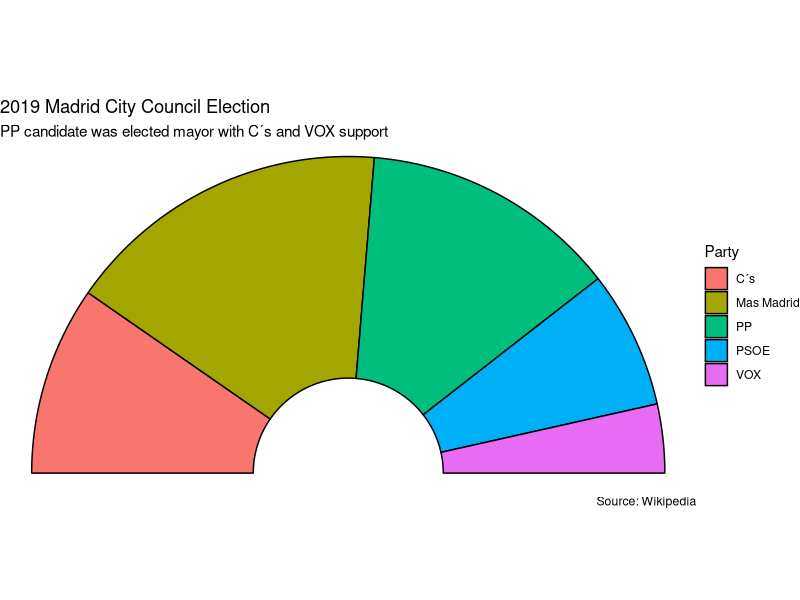
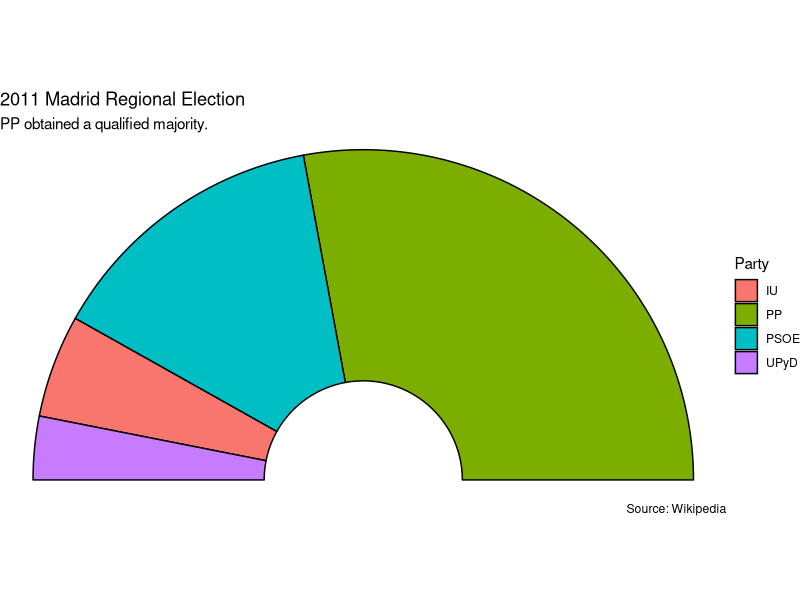
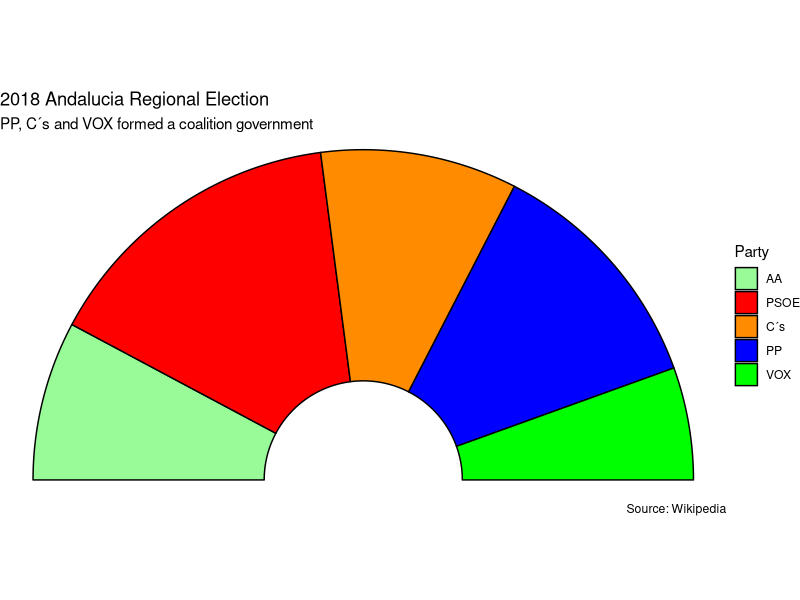
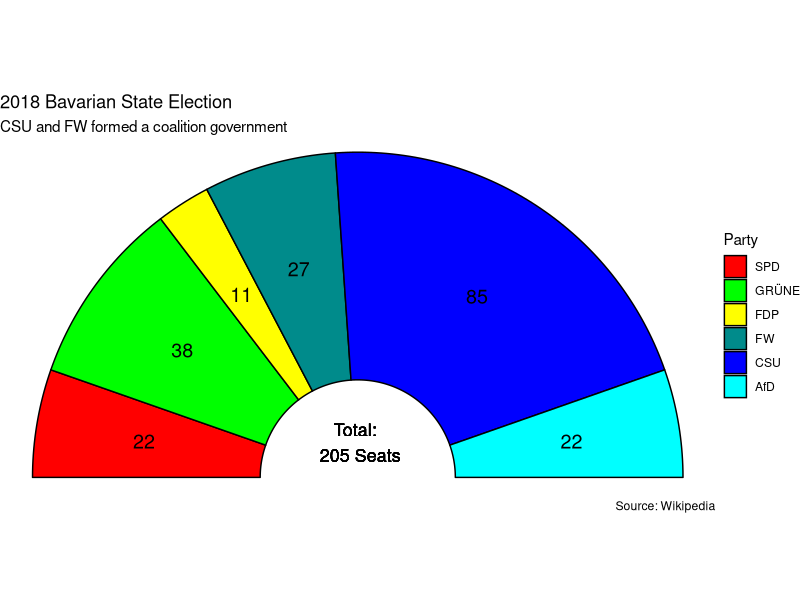
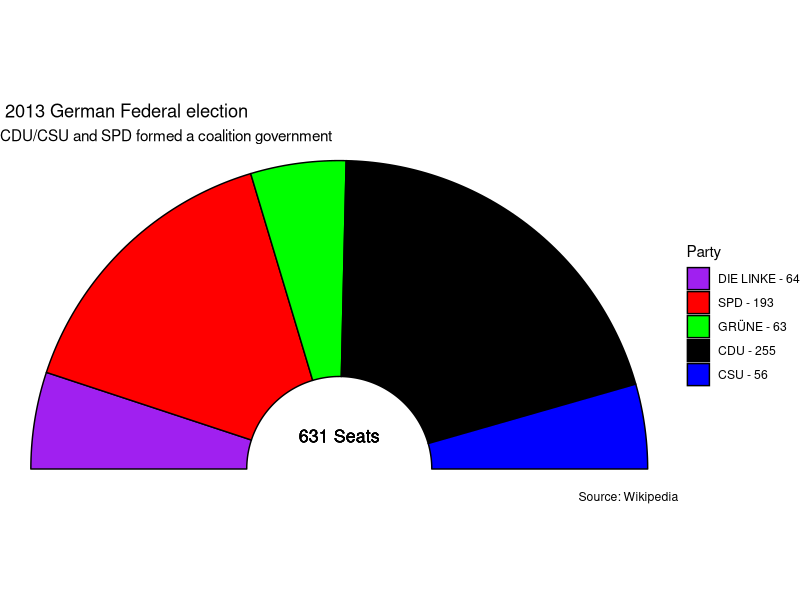

Write R code to recreate these figures, in order.
# ------------------------------------------------------------------------------
# Graphs & charts for the post "Pie charts and hemicycle charts"
# Post URL: https://miguel-gomez.github.io/blog/2020/06/30/Pie-charts-2
# Repo: https://github.com/miguel-gomez/BlogMaterials
# Author: Miguel Gomez
# Contact: miguel.gomez.contact@gmail.com
# ------------------------------------------------------------------------------

library(ggplot2)
library(scales) # rescale()
library(ggforce) # geom_arc_bar()


# Chart 1 - 2019 Madrid City Council Election

# initial data
Party <- as.factor(c("C´s", "Mas Madrid", "PP", "PSOE", "VOX"))
Seats <- c(11, 19, 15, 8, 4)
data <- data.frame(Party, Seats)

# data wrangling: calculate seat proportion and assign to a specific interval
data$proportion <- data$Seats / sum(data$Seats)
data$max <- cumsum(data$proportion)
data$min <- c(0, head(data$max, -1)) # starts with 0 and removes last element of max

# data rescale to hemicycle
data$max <- rescale(data$max, to = pi * c(-.5, .5), from = 0:1)
data$min <- rescale(data$min, to = pi * c(-.5, .5), from = 0:1)

# plot
chart1 <- ggplot(data) +
  geom_arc_bar(aes(x0 = 0, y0 = 0, r0 = 0.30, r = 1.0, start = min, end = max, fill = Party)) +
  coord_fixed() +
  theme_void() 

# annotation
chart1 + labs(title = "2019 Madrid City Council Election",
              subtitle = "PP candidate was elected mayor with C´s and VOX support",
              caption = "Source: Wikipedia")
  


# Chart 2 - 2011 Madrid Regional Election

# initial data
Party <- factor(c("IU", "PP", "PSOE", "UPyD"))
Seats <- c(13, 72, 36, 8)
data <- data.frame(Party, Seats)

# data wrangling: ascending order, calculate seat proportion and assign to a specific interval
data <- data[order(Seats),]
data$proportion <- data$Seats / sum(data$Seats)
data$max <- cumsum(data$proportion)
data$min <- c(0, head(data$max, -1)) # starts with 0 and removes last element of max

# data rescale to hemicycle
data$max <- rescale(data$max, to = pi * c(-.5, .5), from = 0:1)
data$min <- rescale(data$min, to = pi * c(-.5, .5), from = 0:1)

# plot
chart2 <- ggplot(data) +
  geom_arc_bar(aes(x0 = 0, y0 = 0, r0 = 0.30, r = 1.0, start = min, end = max, fill = Party)) +
  coord_fixed() +
  theme_void() 

# annotation
chart2 + labs(title = "2011 Madrid Regional Election",
              subtitle = "PP obtained a qualified majority.",
              caption = "Source: Wikipedia")



# Chart 3 - 2018 Andalucia Regional Election

# initial data: level order ensures correct color assignment
Party <- factor(c("AA", "PSOE", "C´s", "PP", "VOX"), levels = c("AA", "PSOE", "C´s", "PP", "VOX"))
Seats <- c(17, 33, 21, 26, 12)
Party_color <- c("palegreen", "red", "darkorange", "blue", "green")
data <- data.frame(Party, Seats, Party_color)

# data wrangling: calculate seat proportion and assign to a specific interval
data$proportion <- data$Seats / sum(data$Seats)
data$max <- cumsum(data$proportion)
data$min <- c(0, head(data$max, -1)) # starts with 0 and removes last element of max

# data rescale to hemicycle
data$max <- rescale(data$max, to = pi * c(-.5, .5), from = 0:1)
data$min <- rescale(data$min, to = pi * c(-.5, .5), from = 0:1)

# plot with custom colors
chart3 <- ggplot(data) +
  geom_arc_bar(aes(x0 = 0, y0 = 0, r0 = 0.30, r = 1.0, start = min, end = max, fill = Party)) +
  coord_fixed() +
  theme_void() +
  scale_fill_manual(values = Party_color)

# annotation
chart3 + labs(title = "2018 Andalucia Regional Election",
              subtitle = "PP, C´s and VOX formed a coalition government",
              caption = "Source: Wikipedia")



# Chart 4 - 2018 Bavarian State Election 

# initial data: level order ensures correct color assignment
Party <- factor(c("SPD", "GRÜNE", "FDP", "FW", "CSU", "AfD"), levels = c("SPD", "GRÜNE", "FDP", "FW", "CSU", "AfD"))
Seats <- c(22, 38, 11, 27, 85, 22)
Party_color <- c("red", "green", "yellow", "darkcyan", "blue", "cyan")
data <- data.frame(Party, Seats, Party_color)

# data wrangling: calculate seat proportion and assign to a specific interval
data$proportion <- data$Seats / sum(data$Seats)
data$max <- cumsum(data$proportion)
data$min <- c(0, head(data$max, -1)) # starts with 0 and removes last element of max
data$lab_pos <- (data$max - data$min) / 2 + data$min # label positions at the middle of each interval

# data rescale to hemicycle
data$max <- rescale(data$max, to = pi * c(-.5, .5), from = 0:1)
data$min <- rescale(data$min, to = pi * c(-.5, .5), from = 0:1)
data$lab_pos <- rescale(data$lab_pos, to = pi * c(-.5, .5), from = 0:1)

# plot with custom colors, extended radius
chart4 <- ggplot(data) +
  geom_arc_bar(aes(x0 = 0, y0 = 0, r0 = 0.45, r = 1.5, start = min, end = max, fill = Party)) +
  coord_fixed() +
  theme_void() +
  scale_fill_manual(values = Party_color)

# annotation
chart4 + 
  labs(title = "2018 Bavarian State Election",
       subtitle = "CSU and FW formed a coalition government",
       caption = "Source: Wikipedia") +
  geom_text(aes(x = sin(lab_pos), y = cos(lab_pos), label = Seats), color = "black", size = 5) + 
  geom_text(aes(x = 0, y = 0.16, label = "Total: \n 205 Seats"), color = "black", size = 4.5)



# Chart 5 - 2013 German Federal Election  

# initial data: level order ensures correct color assignment
Party <- factor(c("DIE LINKE", "SPD", "GRÜNE", "CDU", "CSU"), levels = c("DIE LINKE", "SPD", "GRÜNE", "CDU", "CSU"))
Seats <- c(64, 193, 63, 255, 56)
Party_color <- c("purple", "red", "green", "black", "blue")
data <- data.frame(Party, Seats, Party_color)

# data wrangling: calculate seat proportion and assign to a specific interval
data$proportion <- data$Seats / sum(data$Seats)
data$max <- cumsum(data$proportion)
data$min <- c(0, head(data$max, -1)) # starts with 0 and removes last element of max

# add number of seats to party names
data$Party <- paste(data$Party, "-", data$Seats, sep = " ") 
data$Party <- factor(data$Party, levels = data$Party)

# data rescale to hemicycle
data$max <- rescale(data$max, to = pi * c(-.5, .5), from = 0:1)
data$min <- rescale(data$min, to = pi * c(-.5, .5), from = 0:1)

# plot with custom colors
chart5 <- ggplot(data) +
  geom_arc_bar(aes(x0 = 0, y0 = 0, r0 = 0.45, r = 1.5, start = min, end = max, fill = Party)) +
  coord_fixed() +
  theme_void() +
  scale_fill_manual(values = Party_color)

# annotation
chart5 +
  labs(title = " 2013 German Federal election",
       subtitle = "CDU/CSU and SPD formed a coalition government",
       caption = "Source: Wikipedia") +
  geom_text(aes(x = 0, y = 0.16, label = "631 Seats"), color = "black", size = 4.5)
  
